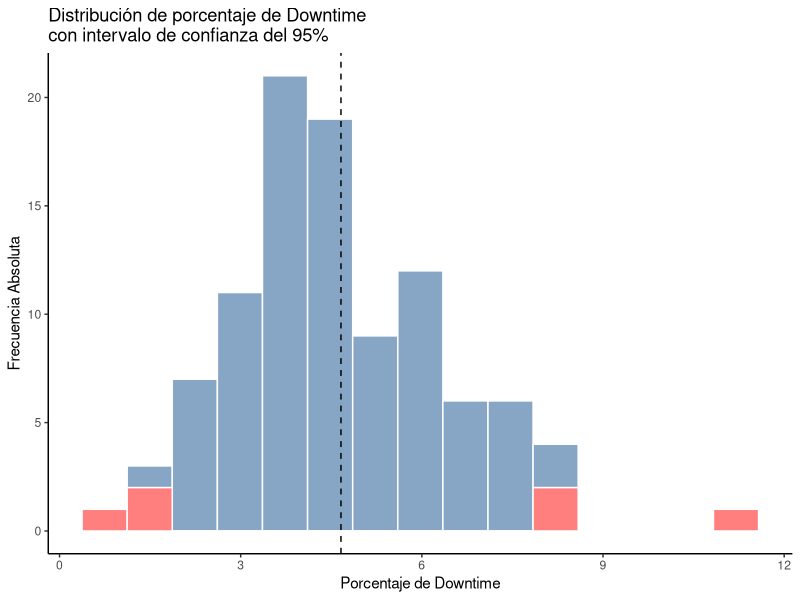

The R source for this figure:
## Ejemplo Simulación de un componente

## Un componente falla con una distribución exponencial con tiempo medio de falla de 500 h.
## El proceso de reparación tiene una distribución normal con tiempo medio de reparación de 25 h. y desviación estandar de 5h.
## Calcula el porcentaje de tiempo muerto en 2500 h.

## Supuestos
## La simulación converge a las 100 replicas
## Si el tiempo de proceso excede las 2500 horas con la ultima simulación de tiempo de reparación, entonces el ultimo tiempo de reparación no se considera para el calculo del tiempo de proceso.


process_time <- c()
downtime <- c()
for(i in 1:100){
  process_time[i] = 0
  downtime[i] = 0
  while (process_time[i] < 2500){
    mttf = rexp(n = 1, rate = 1/500)
    process_time[i] = process_time[i] + mttf
    if (process_time[i] >= 2500){
      break
    } 
    rp <- rnorm(1,25,5)
    variable_temporal = process_time[i] + rp
    if(variable_temporal >= 2500){
      break
    }
    else{
      process_time[i] = variable_temporal
      downtime[i] = downtime[i] + rp
    }
  }
}
downtime

downtime_pct = downtime/2500 *100
downtime_pct


## install.packages("ggplot2")

library(ggplot2)

theme_set(theme_classic())

downtime_df <- data.frame(downtime_pct = downtime_pct)
downtime_df$q <- ifelse(downtime_df$downtime_pct < quantile(downtime_pct, 0.025) | 
                          downtime_df$downtime_pct > quantile(downtime_pct, 0.975), 
                        "fuera", "dentro")

downtime_df

ggplot(data = downtime_df, mapping = aes(x = downtime_pct)) +
  geom_histogram(bins = 15, color = "white", alpha = 0.5, aes(fill = q), show.legend = F) + 
  geom_vline(xintercept = mean(downtime_pct), linetype = "dashed") +
  scale_fill_manual(values = c(dentro = "dodgerblue4", fuera = "red")) +
  labs(title = "Distribución de porcentaje de Downtime\ncon intervalo de confianza del 95%", x = "Porcentaje de Downtime",
       y = "Frecuencia Absoluta")
  



